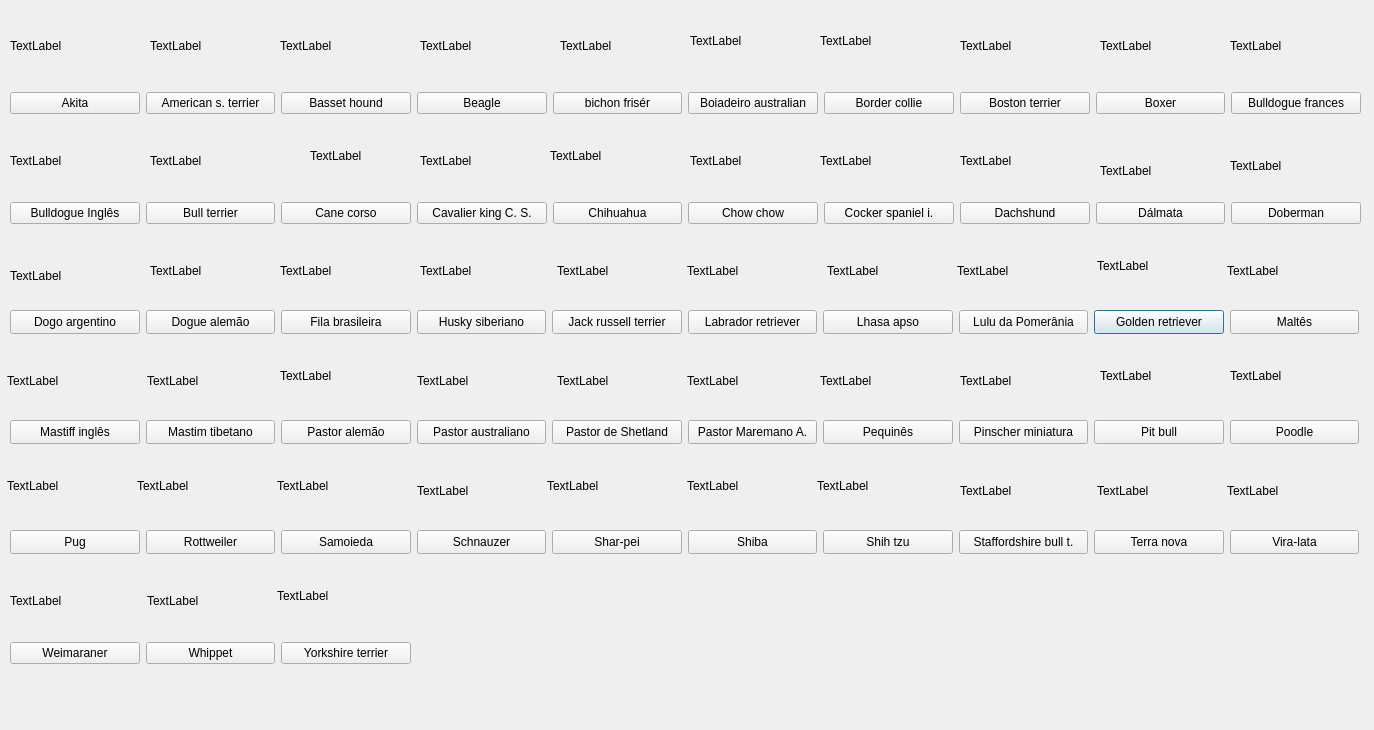
<?xml version="1.0" encoding="UTF-8"?>
<ui version="4.0">
 <class>Racas</class>
 <widget class="QDialog" name="Racas">
  <property name="geometry">
   <rect>
    <x>0</x>
    <y>0</y>
    <width>1374</width>
    <height>730</height>
   </rect>
  </property>
  <property name="windowTitle">
   <string>Dialog</string>
  </property>
  <widget class="QLabel" name="akila">
   <property name="geometry">
    <rect>
     <x>10</x>
     <y>0</y>
     <width>131</width>
     <height>91</height>
    </rect>
   </property>
   <property name="text">
    <string>TextLabel</string>
   </property>
  </widget>
  <widget class="QLabel" name="america">
   <property name="geometry">
    <rect>
     <x>150</x>
     <y>0</y>
     <width>121</width>
     <height>91</height>
    </rect>
   </property>
   <property name="text">
    <string>TextLabel</string>
   </property>
  </widget>
  <widget class="QLabel" name="basset">
   <property name="geometry">
    <rect>
     <x>280</x>
     <y>0</y>
     <width>131</width>
     <height>91</height>
    </rect>
   </property>
   <property name="text">
    <string>TextLabel</string>
   </property>
  </widget>
  <widget class="QLabel" name="beagle">
   <property name="geometry">
    <rect>
     <x>420</x>
     <y>0</y>
     <width>121</width>
     <height>91</height>
    </rect>
   </property>
   <property name="text">
    <string>TextLabel</string>
   </property>
  </widget>
  <widget class="QLabel" name="bichon">
   <property name="geometry">
    <rect>
     <x>560</x>
     <y>0</y>
     <width>121</width>
     <height>91</height>
    </rect>
   </property>
   <property name="text">
    <string>TextLabel</string>
   </property>
  </widget>
  <widget class="QLabel" name="boiadeiro">
   <property name="geometry">
    <rect>
     <x>690</x>
     <y>0</y>
     <width>121</width>
     <height>81</height>
    </rect>
   </property>
   <property name="text">
    <string>TextLabel</string>
   </property>
  </widget>
  <widget class="QLabel" name="border">
   <property name="geometry">
    <rect>
     <x>820</x>
     <y>0</y>
     <width>131</width>
     <height>81</height>
    </rect>
   </property>
   <property name="text">
    <string>TextLabel</string>
   </property>
  </widget>
  <widget class="QLabel" name="boston">
   <property name="geometry">
    <rect>
     <x>960</x>
     <y>0</y>
     <width>131</width>
     <height>91</height>
    </rect>
   </property>
   <property name="text">
    <string>TextLabel</string>
   </property>
  </widget>
  <widget class="QLabel" name="boxer">
   <property name="geometry">
    <rect>
     <x>1100</x>
     <y>0</y>
     <width>131</width>
     <height>91</height>
    </rect>
   </property>
   <property name="text">
    <string>TextLabel</string>
   </property>
  </widget>
  <widget class="QLabel" name="buldogue">
   <property name="geometry">
    <rect>
     <x>1230</x>
     <y>0</y>
     <width>131</width>
     <height>91</height>
    </rect>
   </property>
   <property name="text">
    <string>TextLabel</string>
   </property>
  </widget>
  <widget class="QLabel" name="bulldogueingles">
   <property name="geometry">
    <rect>
     <x>150</x>
     <y>120</y>
     <width>121</width>
     <height>81</height>
    </rect>
   </property>
   <property name="text">
    <string>TextLabel</string>
   </property>
  </widget>
  <widget class="QLabel" name="bull">
   <property name="geometry">
    <rect>
     <x>10</x>
     <y>120</y>
     <width>131</width>
     <height>81</height>
    </rect>
   </property>
   <property name="text">
    <string>TextLabel</string>
   </property>
  </widget>
  <widget class="QLabel" name="cane">
   <property name="geometry">
    <rect>
     <x>310</x>
     <y>120</y>
     <width>101</width>
     <height>71</height>
    </rect>
   </property>
   <property name="text">
    <string>TextLabel</string>
   </property>
  </widget>
  <widget class="QLabel" name="cavalier">
   <property name="geometry">
    <rect>
     <x>420</x>
     <y>120</y>
     <width>131</width>
     <height>81</height>
    </rect>
   </property>
   <property name="text">
    <string>TextLabel</string>
   </property>
  </widget>
  <widget class="QLabel" name="chihuahua">
   <property name="geometry">
    <rect>
     <x>550</x>
     <y>120</y>
     <width>131</width>
     <height>71</height>
    </rect>
   </property>
   <property name="text">
    <string>TextLabel</string>
   </property>
  </widget>
  <widget class="QLabel" name="chowchow">
   <property name="geometry">
    <rect>
     <x>690</x>
     <y>120</y>
     <width>131</width>
     <height>81</height>
    </rect>
   </property>
   <property name="text">
    <string>TextLabel</string>
   </property>
  </widget>
  <widget class="QLabel" name="cocker">
   <property name="geometry">
    <rect>
     <x>820</x>
     <y>120</y>
     <width>131</width>
     <height>81</height>
    </rect>
   </property>
   <property name="text">
    <string>TextLabel</string>
   </property>
  </widget>
  <widget class="QLabel" name="dachshund">
   <property name="geometry">
    <rect>
     <x>960</x>
     <y>120</y>
     <width>131</width>
     <height>81</height>
    </rect>
   </property>
   <property name="text">
    <string>TextLabel</string>
   </property>
  </widget>
  <widget class="QLabel" name="dalmata">
   <property name="geometry">
    <rect>
     <x>1100</x>
     <y>130</y>
     <width>121</width>
     <height>81</height>
    </rect>
   </property>
   <property name="text">
    <string>TextLabel</string>
   </property>
  </widget>
  <widget class="QLabel" name="doberman">
   <property name="geometry">
    <rect>
     <x>1230</x>
     <y>130</y>
     <width>131</width>
     <height>71</height>
    </rect>
   </property>
   <property name="text">
    <string>TextLabel</string>
   </property>
  </widget>
  <widget class="QPushButton" name="btn_golden">
   <property name="geometry">
    <rect>
     <x>1094</x>
     <y>310</y>
     <width>130</width>
     <height>24</height>
    </rect>
   </property>
   <property name="text">
    <string>Golden retriever</string>
   </property>
  </widget>
  <widget class="QPushButton" name="btn_lhasa">
   <property name="geometry">
    <rect>
     <x>823</x>
     <y>310</y>
     <width>130</width>
     <height>24</height>
    </rect>
   </property>
   <property name="text">
    <string>Lhasa apso</string>
   </property>
  </widget>
  <widget class="QPushButton" name="btn_mastiff">
   <property name="geometry">
    <rect>
     <x>10</x>
     <y>420</y>
     <width>130</width>
     <height>24</height>
    </rect>
   </property>
   <property name="text">
    <string>Mastiff inglês</string>
   </property>
  </widget>
  <widget class="QPushButton" name="btn_mastim">
   <property name="geometry">
    <rect>
     <x>146</x>
     <y>420</y>
     <width>129</width>
     <height>24</height>
    </rect>
   </property>
   <property name="text">
    <string>Mastim tibetano</string>
   </property>
  </widget>
  <widget class="QPushButton" name="btn_pastor_alemao">
   <property name="geometry">
    <rect>
     <x>281</x>
     <y>420</y>
     <width>130</width>
     <height>24</height>
    </rect>
   </property>
   <property name="text">
    <string>Pastor alemão</string>
   </property>
  </widget>
  <widget class="QPushButton" name="btn_pastor_autraliano">
   <property name="geometry">
    <rect>
     <x>417</x>
     <y>420</y>
     <width>129</width>
     <height>24</height>
    </rect>
   </property>
   <property name="text">
    <string>Pastor australiano</string>
   </property>
  </widget>
  <widget class="QPushButton" name="btn_pastor_shetland">
   <property name="geometry">
    <rect>
     <x>552</x>
     <y>420</y>
     <width>130</width>
     <height>24</height>
    </rect>
   </property>
   <property name="text">
    <string>Pastor de Shetland</string>
   </property>
  </widget>
  <widget class="QPushButton" name="btn_pastor_maremano">
   <property name="geometry">
    <rect>
     <x>688</x>
     <y>420</y>
     <width>129</width>
     <height>24</height>
    </rect>
   </property>
   <property name="text">
    <string>Pastor Maremano A.</string>
   </property>
  </widget>
  <widget class="QPushButton" name="btn_pequines">
   <property name="geometry">
    <rect>
     <x>823</x>
     <y>420</y>
     <width>130</width>
     <height>24</height>
    </rect>
   </property>
   <property name="text">
    <string>Pequinês</string>
   </property>
  </widget>
  <widget class="QPushButton" name="btn_pinscher">
   <property name="geometry">
    <rect>
     <x>959</x>
     <y>420</y>
     <width>129</width>
     <height>24</height>
    </rect>
   </property>
   <property name="text">
    <string>Pinscher miniatura</string>
   </property>
  </widget>
  <widget class="QPushButton" name="btn_pit">
   <property name="geometry">
    <rect>
     <x>1094</x>
     <y>420</y>
     <width>130</width>
     <height>24</height>
    </rect>
   </property>
   <property name="text">
    <string>Pit bull</string>
   </property>
  </widget>
  <widget class="QPushButton" name="btn_poodle">
   <property name="geometry">
    <rect>
     <x>1230</x>
     <y>420</y>
     <width>129</width>
     <height>24</height>
    </rect>
   </property>
   <property name="text">
    <string>Poodle</string>
   </property>
  </widget>
  <widget class="QPushButton" name="btn_pug">
   <property name="geometry">
    <rect>
     <x>10</x>
     <y>530</y>
     <width>130</width>
     <height>24</height>
    </rect>
   </property>
   <property name="text">
    <string>Pug</string>
   </property>
  </widget>
  <widget class="QPushButton" name="btn_rottweiler">
   <property name="geometry">
    <rect>
     <x>146</x>
     <y>530</y>
     <width>129</width>
     <height>24</height>
    </rect>
   </property>
   <property name="text">
    <string>Rottweiler</string>
   </property>
  </widget>
  <widget class="QPushButton" name="btn_samoieda">
   <property name="geometry">
    <rect>
     <x>281</x>
     <y>530</y>
     <width>130</width>
     <height>24</height>
    </rect>
   </property>
   <property name="text">
    <string>Samoieda</string>
   </property>
  </widget>
  <widget class="QPushButton" name="btn_schnauzer">
   <property name="geometry">
    <rect>
     <x>417</x>
     <y>530</y>
     <width>129</width>
     <height>24</height>
    </rect>
   </property>
   <property name="text">
    <string>Schnauzer</string>
   </property>
  </widget>
  <widget class="QPushButton" name="btn_shar">
   <property name="geometry">
    <rect>
     <x>552</x>
     <y>530</y>
     <width>130</width>
     <height>24</height>
    </rect>
   </property>
   <property name="text">
    <string>Shar-pei</string>
   </property>
  </widget>
  <widget class="QPushButton" name="btn_shiba">
   <property name="geometry">
    <rect>
     <x>688</x>
     <y>530</y>
     <width>129</width>
     <height>24</height>
    </rect>
   </property>
   <property name="text">
    <string>Shiba</string>
   </property>
  </widget>
  <widget class="QPushButton" name="btn_shih">
   <property name="geometry">
    <rect>
     <x>823</x>
     <y>530</y>
     <width>130</width>
     <height>24</height>
    </rect>
   </property>
   <property name="text">
    <string>Shih tzu</string>
   </property>
  </widget>
  <widget class="QPushButton" name="btn_staffordshire">
   <property name="geometry">
    <rect>
     <x>959</x>
     <y>530</y>
     <width>129</width>
     <height>24</height>
    </rect>
   </property>
   <property name="text">
    <string>Staffordshire bull t.</string>
   </property>
  </widget>
  <widget class="QPushButton" name="btn_terra">
   <property name="geometry">
    <rect>
     <x>1094</x>
     <y>530</y>
     <width>130</width>
     <height>24</height>
    </rect>
   </property>
   <property name="text">
    <string>Terra nova</string>
   </property>
  </widget>
  <widget class="QPushButton" name="btn_vira">
   <property name="geometry">
    <rect>
     <x>1230</x>
     <y>530</y>
     <width>129</width>
     <height>24</height>
    </rect>
   </property>
   <property name="text">
    <string>Vira-lata</string>
   </property>
  </widget>
  <widget class="QPushButton" name="btn_maltes">
   <property name="geometry">
    <rect>
     <x>1230</x>
     <y>310</y>
     <width>129</width>
     <height>24</height>
    </rect>
   </property>
   <property name="text">
    <string>Maltês</string>
   </property>
  </widget>
  <widget class="QPushButton" name="btn_lulu">
   <property name="geometry">
    <rect>
     <x>959</x>
     <y>310</y>
     <width>129</width>
     <height>24</height>
    </rect>
   </property>
   <property name="text">
    <string>Lulu da Pomerânia</string>
   </property>
  </widget>
  <widget class="QPushButton" name="btn_labrador">
   <property name="geometry">
    <rect>
     <x>688</x>
     <y>310</y>
     <width>129</width>
     <height>24</height>
    </rect>
   </property>
   <property name="text">
    <string>Labrador retriever</string>
   </property>
  </widget>
  <widget class="QPushButton" name="btn_jack">
   <property name="geometry">
    <rect>
     <x>552</x>
     <y>310</y>
     <width>130</width>
     <height>24</height>
    </rect>
   </property>
   <property name="text">
    <string>Jack russell terrier</string>
   </property>
  </widget>
  <widget class="QPushButton" name="btn_husky">
   <property name="geometry">
    <rect>
     <x>417</x>
     <y>310</y>
     <width>129</width>
     <height>24</height>
    </rect>
   </property>
   <property name="text">
    <string>Husky siberiano</string>
   </property>
  </widget>
  <widget class="QPushButton" name="btn_dogue">
   <property name="geometry">
    <rect>
     <x>146</x>
     <y>310</y>
     <width>129</width>
     <height>24</height>
    </rect>
   </property>
   <property name="text">
    <string>Dogue alemão</string>
   </property>
  </widget>
  <widget class="QPushButton" name="btn_fila">
   <property name="geometry">
    <rect>
     <x>281</x>
     <y>310</y>
     <width>130</width>
     <height>24</height>
    </rect>
   </property>
   <property name="text">
    <string>Fila brasileira</string>
   </property>
  </widget>
  <widget class="QPushButton" name="btn_dogo">
   <property name="geometry">
    <rect>
     <x>10</x>
     <y>310</y>
     <width>130</width>
     <height>24</height>
    </rect>
   </property>
   <property name="text">
    <string>Dogo argentino</string>
   </property>
  </widget>
  <widget class="QLabel" name="dogo">
   <property name="geometry">
    <rect>
     <x>10</x>
     <y>240</y>
     <width>131</width>
     <height>71</height>
    </rect>
   </property>
   <property name="text">
    <string>TextLabel</string>
   </property>
  </widget>
  <widget class="QLabel" name="doguealemao">
   <property name="geometry">
    <rect>
     <x>150</x>
     <y>230</y>
     <width>121</width>
     <height>81</height>
    </rect>
   </property>
   <property name="text">
    <string>TextLabel</string>
   </property>
  </widget>
  <widget class="QLabel" name="fila">
   <property name="geometry">
    <rect>
     <x>280</x>
     <y>230</y>
     <width>131</width>
     <height>81</height>
    </rect>
   </property>
   <property name="text">
    <string>TextLabel</string>
   </property>
  </widget>
  <widget class="QLabel" name="husky">
   <property name="geometry">
    <rect>
     <x>420</x>
     <y>230</y>
     <width>121</width>
     <height>81</height>
    </rect>
   </property>
   <property name="text">
    <string>TextLabel</string>
   </property>
  </widget>
  <widget class="QLabel" name="jack">
   <property name="geometry">
    <rect>
     <x>557</x>
     <y>230</y>
     <width>121</width>
     <height>81</height>
    </rect>
   </property>
   <property name="text">
    <string>TextLabel</string>
   </property>
  </widget>
  <widget class="QLabel" name="labrador">
   <property name="geometry">
    <rect>
     <x>687</x>
     <y>230</y>
     <width>131</width>
     <height>81</height>
    </rect>
   </property>
   <property name="text">
    <string>TextLabel</string>
   </property>
  </widget>
  <widget class="QLabel" name="lhasa">
   <property name="geometry">
    <rect>
     <x>827</x>
     <y>230</y>
     <width>121</width>
     <height>81</height>
    </rect>
   </property>
   <property name="text">
    <string>TextLabel</string>
   </property>
  </widget>
  <widget class="QLabel" name="lulu">
   <property name="geometry">
    <rect>
     <x>957</x>
     <y>230</y>
     <width>131</width>
     <height>81</height>
    </rect>
   </property>
   <property name="text">
    <string>TextLabel</string>
   </property>
  </widget>
  <widget class="QLabel" name="golden">
   <property name="geometry">
    <rect>
     <x>1097</x>
     <y>230</y>
     <width>131</width>
     <height>71</height>
    </rect>
   </property>
   <property name="text">
    <string>TextLabel</string>
   </property>
  </widget>
  <widget class="QLabel" name="maltes">
   <property name="geometry">
    <rect>
     <x>1227</x>
     <y>230</y>
     <width>131</width>
     <height>81</height>
    </rect>
   </property>
   <property name="text">
    <string>TextLabel</string>
   </property>
  </widget>
  <widget class="QLabel" name="mastiff">
   <property name="geometry">
    <rect>
     <x>7</x>
     <y>340</y>
     <width>131</width>
     <height>81</height>
    </rect>
   </property>
   <property name="text">
    <string>TextLabel</string>
   </property>
  </widget>
  <widget class="QLabel" name="mastim">
   <property name="geometry">
    <rect>
     <x>147</x>
     <y>340</y>
     <width>131</width>
     <height>81</height>
    </rect>
   </property>
   <property name="text">
    <string>TextLabel</string>
   </property>
  </widget>
  <widget class="QLabel" name="pastoralemao">
   <property name="geometry">
    <rect>
     <x>280</x>
     <y>335</y>
     <width>121</width>
     <height>81</height>
    </rect>
   </property>
   <property name="text">
    <string>TextLabel</string>
   </property>
  </widget>
  <widget class="QLabel" name="pastoraustraliano">
   <property name="geometry">
    <rect>
     <x>417</x>
     <y>345</y>
     <width>131</width>
     <height>71</height>
    </rect>
   </property>
   <property name="text">
    <string>TextLabel</string>
   </property>
  </widget>
  <widget class="QLabel" name="pastorshetland">
   <property name="geometry">
    <rect>
     <x>557</x>
     <y>340</y>
     <width>121</width>
     <height>81</height>
    </rect>
   </property>
   <property name="text">
    <string>TextLabel</string>
   </property>
  </widget>
  <widget class="QLabel" name="pastormaremano">
   <property name="geometry">
    <rect>
     <x>687</x>
     <y>340</y>
     <width>131</width>
     <height>81</height>
    </rect>
   </property>
   <property name="text">
    <string>TextLabel</string>
   </property>
  </widget>
  <widget class="QLabel" name="pequines">
   <property name="geometry">
    <rect>
     <x>820</x>
     <y>340</y>
     <width>131</width>
     <height>81</height>
    </rect>
   </property>
   <property name="text">
    <string>TextLabel</string>
   </property>
  </widget>
  <widget class="QLabel" name="pincher">
   <property name="geometry">
    <rect>
     <x>960</x>
     <y>340</y>
     <width>131</width>
     <height>81</height>
    </rect>
   </property>
   <property name="text">
    <string>TextLabel</string>
   </property>
  </widget>
  <widget class="QLabel" name="pit">
   <property name="geometry">
    <rect>
     <x>1100</x>
     <y>335</y>
     <width>121</width>
     <height>81</height>
    </rect>
   </property>
   <property name="text">
    <string>TextLabel</string>
   </property>
  </widget>
  <widget class="QLabel" name="poodle">
   <property name="geometry">
    <rect>
     <x>1230</x>
     <y>335</y>
     <width>131</width>
     <height>81</height>
    </rect>
   </property>
   <property name="text">
    <string>TextLabel</string>
   </property>
  </widget>
  <widget class="QLabel" name="pug">
   <property name="geometry">
    <rect>
     <x>7</x>
     <y>445</y>
     <width>131</width>
     <height>81</height>
    </rect>
   </property>
   <property name="text">
    <string>TextLabel</string>
   </property>
  </widget>
  <widget class="QLabel" name="rottweiler">
   <property name="geometry">
    <rect>
     <x>137</x>
     <y>445</y>
     <width>131</width>
     <height>81</height>
    </rect>
   </property>
   <property name="text">
    <string>TextLabel</string>
   </property>
  </widget>
  <widget class="QLabel" name="samoeida">
   <property name="geometry">
    <rect>
     <x>277</x>
     <y>445</y>
     <width>131</width>
     <height>81</height>
    </rect>
   </property>
   <property name="text">
    <string>TextLabel</string>
   </property>
  </widget>
  <widget class="QLabel" name="schnauzer">
   <property name="geometry">
    <rect>
     <x>417</x>
     <y>450</y>
     <width>131</width>
     <height>81</height>
    </rect>
   </property>
   <property name="text">
    <string>TextLabel</string>
   </property>
  </widget>
  <widget class="QLabel" name="shar">
   <property name="geometry">
    <rect>
     <x>547</x>
     <y>445</y>
     <width>131</width>
     <height>81</height>
    </rect>
   </property>
   <property name="text">
    <string>TextLabel</string>
   </property>
  </widget>
  <widget class="QLabel" name="shiba">
   <property name="geometry">
    <rect>
     <x>687</x>
     <y>445</y>
     <width>131</width>
     <height>81</height>
    </rect>
   </property>
   <property name="text">
    <string>TextLabel</string>
   </property>
  </widget>
  <widget class="QLabel" name="shih">
   <property name="geometry">
    <rect>
     <x>817</x>
     <y>440</y>
     <width>141</width>
     <height>91</height>
    </rect>
   </property>
   <property name="text">
    <string>TextLabel</string>
   </property>
  </widget>
  <widget class="QLabel" name="staffordshire">
   <property name="geometry">
    <rect>
     <x>960</x>
     <y>450</y>
     <width>131</width>
     <height>81</height>
    </rect>
   </property>
   <property name="text">
    <string>TextLabel</string>
   </property>
  </widget>
  <widget class="QLabel" name="terra">
   <property name="geometry">
    <rect>
     <x>1097</x>
     <y>450</y>
     <width>131</width>
     <height>81</height>
    </rect>
   </property>
   <property name="text">
    <string>TextLabel</string>
   </property>
  </widget>
  <widget class="QLabel" name="vira">
   <property name="geometry">
    <rect>
     <x>1227</x>
     <y>450</y>
     <width>141</width>
     <height>81</height>
    </rect>
   </property>
   <property name="text">
    <string>TextLabel</string>
   </property>
  </widget>
  <widget class="QLabel" name="weimaraner">
   <property name="geometry">
    <rect>
     <x>10</x>
     <y>560</y>
     <width>131</width>
     <height>81</height>
    </rect>
   </property>
   <property name="text">
    <string>TextLabel</string>
   </property>
  </widget>
  <widget class="QLabel" name="wippet">
   <property name="geometry">
    <rect>
     <x>147</x>
     <y>560</y>
     <width>131</width>
     <height>81</height>
    </rect>
   </property>
   <property name="text">
    <string>TextLabel</string>
   </property>
  </widget>
  <widget class="QLabel" name="yorkshire">
   <property name="geometry">
    <rect>
     <x>277</x>
     <y>555</y>
     <width>141</width>
     <height>81</height>
    </rect>
   </property>
   <property name="text">
    <string>TextLabel</string>
   </property>
  </widget>
  <widget class="QWidget" name="">
   <property name="geometry">
    <rect>
     <x>10</x>
     <y>90</y>
     <width>1351</width>
     <height>26</height>
    </rect>
   </property>
   <layout class="QHBoxLayout" name="horizontalLayout">
    <item>
     <widget class="QPushButton" name="btn_akita">
      <property name="text">
       <string>Akita</string>
      </property>
     </widget>
    </item>
    <item>
     <widget class="QPushButton" name="btn_america">
      <property name="text">
       <string>American s. terrier</string>
      </property>
     </widget>
    </item>
    <item>
     <widget class="QPushButton" name="btn_basset">
      <property name="text">
       <string>Basset hound</string>
      </property>
     </widget>
    </item>
    <item>
     <widget class="QPushButton" name="btn_beagle">
      <property name="text">
       <string>Beagle</string>
      </property>
     </widget>
    </item>
    <item>
     <widget class="QPushButton" name="btn_bichon">
      <property name="text">
       <string>bichon frisér</string>
      </property>
     </widget>
    </item>
    <item>
     <widget class="QPushButton" name="btn_boiadeiro">
      <property name="text">
       <string>Boiadeiro australian</string>
      </property>
     </widget>
    </item>
    <item>
     <widget class="QPushButton" name="btn_border">
      <property name="text">
       <string>Border collie</string>
      </property>
     </widget>
    </item>
    <item>
     <widget class="QPushButton" name="btn_boston">
      <property name="text">
       <string>Boston terrier</string>
      </property>
     </widget>
    </item>
    <item>
     <widget class="QPushButton" name="btn_boxer">
      <property name="text">
       <string>Boxer</string>
      </property>
     </widget>
    </item>
    <item>
     <widget class="QPushButton" name="btn_bulldogue_frances">
      <property name="text">
       <string>Bulldogue frances</string>
      </property>
     </widget>
    </item>
   </layout>
  </widget>
  <widget class="QWidget" name="">
   <property name="geometry">
    <rect>
     <x>10</x>
     <y>200</y>
     <width>1351</width>
     <height>26</height>
    </rect>
   </property>
   <layout class="QHBoxLayout" name="horizontalLayout_2">
    <item>
     <widget class="QPushButton" name="btn_bulldogue_ingles">
      <property name="text">
       <string>Bulldogue Inglês</string>
      </property>
     </widget>
    </item>
    <item>
     <widget class="QPushButton" name="btn_bull">
      <property name="text">
       <string>Bull terrier</string>
      </property>
     </widget>
    </item>
    <item>
     <widget class="QPushButton" name="btn_cane">
      <property name="text">
       <string>Cane corso</string>
      </property>
     </widget>
    </item>
    <item>
     <widget class="QPushButton" name="btn_cavalier">
      <property name="text">
       <string>Cavalier king C. S.</string>
      </property>
     </widget>
    </item>
    <item>
     <widget class="QPushButton" name="btn_chiahuahua">
      <property name="text">
       <string>Chihuahua</string>
      </property>
     </widget>
    </item>
    <item>
     <widget class="QPushButton" name="btn_chowchow">
      <property name="text">
       <string>Chow chow</string>
      </property>
     </widget>
    </item>
    <item>
     <widget class="QPushButton" name="btn_cocker">
      <property name="text">
       <string>Cocker spaniel i.</string>
      </property>
     </widget>
    </item>
    <item>
     <widget class="QPushButton" name="btn_dachshund">
      <property name="text">
       <string>Dachshund</string>
      </property>
     </widget>
    </item>
    <item>
     <widget class="QPushButton" name="btn_dalmata">
      <property name="text">
       <string>Dálmata</string>
      </property>
     </widget>
    </item>
    <item>
     <widget class="QPushButton" name="btn_doberman">
      <property name="text">
       <string>Doberman</string>
      </property>
     </widget>
    </item>
   </layout>
  </widget>
  <widget class="QWidget" name="">
   <property name="geometry">
    <rect>
     <x>10</x>
     <y>640</y>
     <width>401</width>
     <height>26</height>
    </rect>
   </property>
   <layout class="QHBoxLayout" name="horizontalLayout_6">
    <item>
     <widget class="QPushButton" name="btn_weimaraner">
      <property name="text">
       <string>Weimaraner</string>
      </property>
     </widget>
    </item>
    <item>
     <widget class="QPushButton" name="btn_whippet">
      <property name="text">
       <string>Whippet</string>
      </property>
     </widget>
    </item>
    <item>
     <widget class="QPushButton" name="btn_yorkshire">
      <property name="text">
       <string>Yorkshire terrier</string>
      </property>
     </widget>
    </item>
   </layout>
  </widget>
 </widget>
 <resources/>
 <connections/>
</ui>
